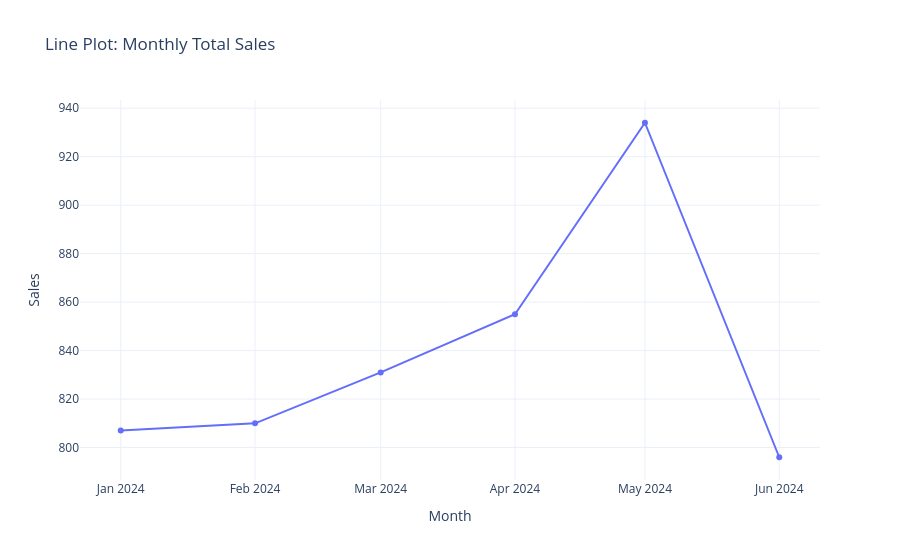

Notebook code cell kept with this figure:
### Code cell
fig = px.line(
    monthly_sales,
    x="month",
    y="sales",
    markers=True,
    title="Line Plot: Monthly Total Sales"
)

fig.update_layout(
    xaxis_title="Month",
    yaxis_title="Sales",
    
)

fig.show()

### Figure 1 — Plotly figure (JSON) as saved in the notebook; plotly's stock layout.template omitted (floating-point values rounded to 4 significant figures)
{"data": [{"hovertemplate": "month=%{x}<br>sales=%{y}<extra></extra>", "legendgroup": "", "line": {"color": "#636efa", "dash": "solid"}, "marker": {"symbol": "circle"}, "mode": "lines+markers", "name": "", "orientation": "v", "showlegend": false, "type": "scatter", "x": ["2024-01-01T00:00:00.000000", "2024-02-01T00:00:00.000000", "2024-03-01T00:00:00.000000", "2024-04-01T00:00:00.000000", "2024-05-01T00:00:00.000000", "2024-06-01T00:00:00.000000"], "xaxis": "x", "y": [807, 810, 831, 855, 934, 796], "yaxis": "y"}], "layout": {"legend": {"tracegroupgap": 0}, "title": {"text": "Line Plot: Monthly Total Sales"}, "xaxis": {"anchor": "y", "domain": [0, 1], "title": {"text": "Month"}}, "yaxis": {"anchor": "x", "domain": [0, 1], "title": {"text": "Sales"}}}}
